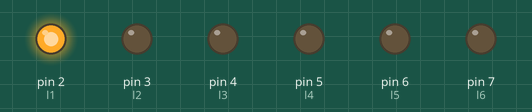
Simulated run of this sketch. Board: Arduino Uno, built with avr-gcc and run on an emulated ATmega328P. Shown: output pins drawn as LEDs (lit = HIGH).

Above: at 0.05 s.
At 0.55 s:
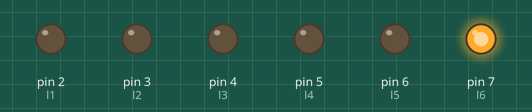
At 0.75 s:
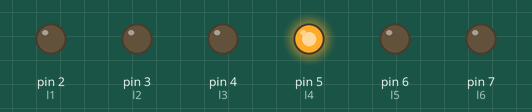
At 1.45 s:
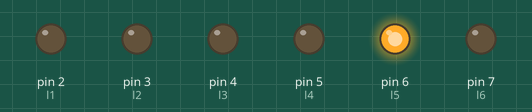
At 2.15 s:
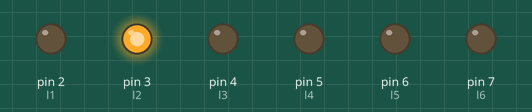
At 2.85 s:
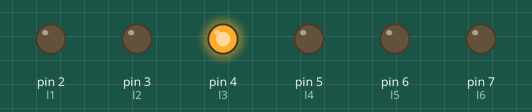
Timing chart, 0 to 3.1 s (numbered marks = the images above):
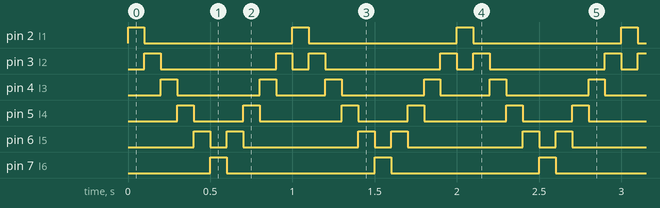

Measured:
- by itself, pin 2 (l1), pin 7 (l6): alternates HIGH for 0.10 s and LOW for 0.90 s
- by itself, pin 3 (l2): repeats every 1.0 s: LOW 0.70 s, HIGH 0.10 s, LOW 0.10 s, HIGH 0.10 s
- by itself, pin 4 (l3): repeats every 1.0 s: LOW 0.50 s, HIGH 0.10 s, LOW 0.30 s, HIGH 0.10 s
- by itself, pin 5 (l4): repeats every 1.0 s: LOW 0.30 s, HIGH 0.10 s, LOW 0.50 s, HIGH 0.10 s
- by itself, pin 6 (l5): repeats every 1.0 s: LOW 0.10 s, HIGH 0.10 s, LOW 0.70 s, HIGH 0.10 s

The sketch:

sirali_led_karasimsek.ino
```cpp
int l1=2;
int l2=3;
int l3=4;
int l4=5;
int l5=6;
int l6=7;
int sure=100;

void setup() {
  pinMode(l1,OUTPUT);
  pinMode(l2,OUTPUT);
  pinMode(l3,OUTPUT);
  pinMode(l4,OUTPUT);
  pinMode(l5,OUTPUT);
  pinMode(l6,OUTPUT);
}

void loop() {
  digitalWrite(l1,HIGH);
  delay(sure);
  digitalWrite(l1,LOW);
  digitalWrite(l2,HIGH);
  delay(sure);
  digitalWrite(l2,LOW);
  digitalWrite(l3,HIGH);
  delay(sure);
  digitalWrite(l3,LOW);
  digitalWrite(l4,HIGH);
  delay(sure);
  digitalWrite(l4,LOW);
  digitalWrite(l5,HIGH);
  delay(sure);
  digitalWrite(l5,LOW);
  digitalWrite(l6,HIGH);
  delay(sure);
  digitalWrite(l6,LOW);
  digitalWrite(l5,HIGH);
  delay(sure);
  digitalWrite(l5,LOW);
  digitalWrite(l4,HIGH);
  delay(sure);
  digitalWrite(l4,LOW);
  digitalWrite(l3,HIGH);
  delay(sure);
  digitalWrite(l3,LOW);
  digitalWrite(l2,HIGH);
  delay(sure);
  digitalWrite(l2,LOW);
}
```
